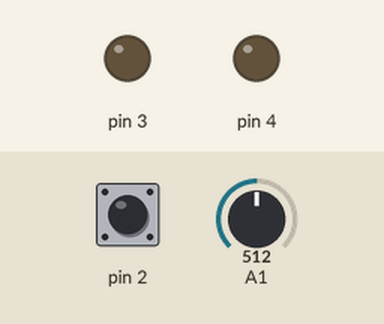
This sketch was run on a simulated Arduino Uno, built with avr-gcc and run on an emulated ATmega328P. On the bench: output pins drawn as LEDs (lit = HIGH). Inputs (shaded band) come from the test bench; at power-on: A1 = 512, pin 2 HIGH.

Above: at 1.2 s.
1.3 s: A1 set to 551
At 1.8 s:
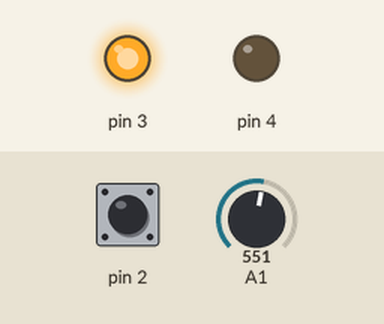
2.8 s: A1 set to 306
At 4.0 s:
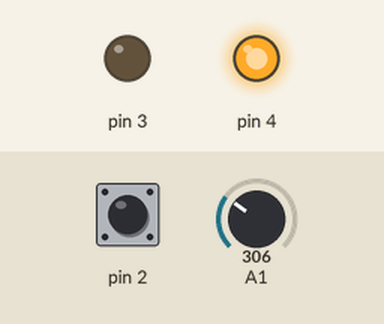
4.3 s: A1 set to 473
5.8 s: A1 set to 509
At 6.4 s:
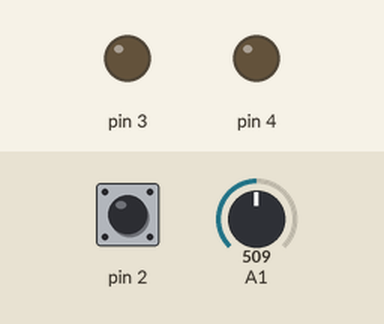
7.3 s: A1 set to 716
At 8.7 s:
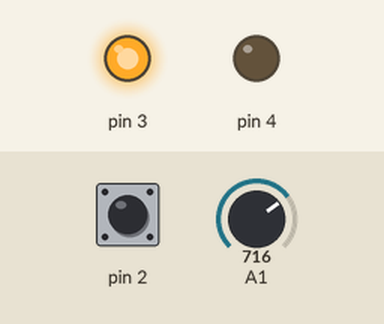
Timing chart, 0 to 9.8 s (numbered marks = the images above; inputs shaded):
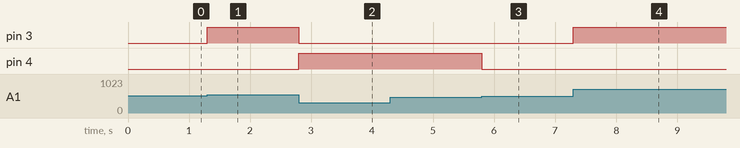

Measured:
- the behaviour switches between 532 and 533 on A1 (found by bisection; images 0 and 1)
- the behaviour switches between 491 and 492 on A1 (found by bisection; images 2 and 3)
- after the input at 1.3 s, pin 3: LOW → HIGH at once
- after the input at 2.8 s, pin 3: HIGH → LOW at once; pin 4: LOW → HIGH at once
- after the input at 4.3 s, every drawn part: stays the same
- after the input at 5.8 s, pin 4: HIGH → LOW at once
- after the input at 7.3 s, pin 3: LOW → HIGH at once

The sketch:

homemadeServo.ino
```cpp
// Moteur
#define POS_MIN 14
#define POS_MAX 1010

// Asserv
#define DEAD_ZONE 20

// Input
#define PULSEIN_MIN 1000
#define PULSEIN_MAX 2000

volatile int goalPos = 512;
volatile long rise_date;
volatile long fall_date;

void setup() {
  pinMode(2, INPUT_PULLUP);

  EICRA = (1 << ISC00);    // set INT0 to trigger on ANY logic change
  EIMSK = (1 << INT0);     // Turns on INT0
  sei();                   // turn on interrupts

  pinMode(3,OUTPUT);
  pinMode(4,OUTPUT);
  Serial.begin(115200);
}

ISR (INT0_vect)
{
  if(PIND & (1 << PIND2)) {
    //High
    rise_date = micros();
  } else {
    //Low
    fall_date = micros();
    if(fall_date-rise_date >= PULSEIN_MIN && fall_date-rise_date <= PULSEIN_MAX) {
      goalPos = (fall_date - rise_date - PULSEIN_MIN) * 1024 / (PULSEIN_MAX - PULSEIN_MIN);

      //limit goal pos
      goalPos = goalPos > POS_MAX ? POS_MAX : goalPos;
      goalPos = goalPos < POS_MIN ? POS_MIN : goalPos;
    }
  }
}

void loop() {
  int pos = analogRead(1);

  digitalWrite(3, (pos > (goalPos + DEAD_ZONE)) ? HIGH : LOW);
  digitalWrite(4, (pos < (goalPos - DEAD_ZONE)) ? HIGH : LOW);
}
```
